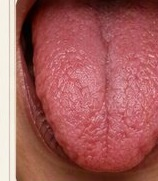
#> input picture tongues/tongue-01.jpg, 158 x 181 px, given in place of clipboard-2026-08-09T15-12-32-885Z-46beacc5.jpg, which was not available
$ python tongues_crop_new.py
#> lines starting #> are read from the running program, lines starting #| are printed output that depends on the picture
"""按新大图裁切 20 张单象舌图（最终版：S1 分组+等分，S5 线描包围盒）。"""
import numpy as np
from PIL import Image

src = r"C:\Users\1\.workbuddy\clipboard-images\clipboard-2026-08-09T15-12-32-885Z-46beacc5.jpg"
img = Image.open(src).convert("RGB")
#> img is the input picture: PIL image 158x181 RGB; mean R, G, B 164.8, 93.4, 91.8
W, H = img.size
#> W = 158; H = 181
arr = np.array(img).astype(np.int16)
gray = arr.mean(axis=2)
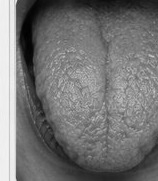
#> gray: shape (181, 158) float64; min 0.667, max 246, mean 116.7

# 每个 section: (y照片区, 是否线描固定, 各舌象的 x 单元列表, 对应 tongue 编号)
SECS = [
  # S1 舌苔3: 白/黄紧贴成一组(12-414)等2，灰黑单独(426-860)
  ("S1舌苔3", (351,598), False, [(12,213),(213,414),(426,860)], [11,12,13]),
  # S2 舌态2: 等分2
  ("S2舌态2", (741,977), False, [(12,436),(436,860)], [19,20]),
  # S3 苔质5: 等分5
  ("S3苔质5", (1132,1341), False, [(12,186),(186,350),(350,514),(514,678),(678,860)], [14,15,16,17,18]),
  # S4 舌色5: 等分5
  ("S4舌色5", (1483,1680), False, [(12,186),(186,350),(350,514),(514,678),(678,860)], [1,2,3,4,5]),
  # S5 舌形5: 黑白线描，固定 y，等分5 + 包围盒
  ("S5舌形5", (1680,1764), True, [(12,186),(186,350),(350,514),(514,678),(678,860)], [6,7,8,9,10]),
]

for name,(py0,py1),isdraw,units,outs in SECS:
    print(f"\n{name}: y={py0}-{py1}, 切 {len(units)} 张")
    for (xc0,xc1),out_idx in zip(units,outs):
        crop = img.crop((xc0,py0,xc1,py1))
        if isdraw:
            cg = np.array(crop).astype(np.int16).mean(axis=2)
            ys,xs = np.where(cg<235)
            if len(xs)>50:
                bb=(max(0,xs.min()-4),max(0,ys.min()-4),min(crop.width,xs.max()+5),min(crop.height,ys.max()+5))
                crop=crop.crop(bb)
        else:
            crop=crop.crop((8,8,crop.width-8,crop.height-8))
        fn=f"tongues/tongue-{out_idx:02d}.jpg"
        crop.save(fn,quality=92)
        ca=np.array(crop).astype(np.int16)
        nw=(ca.mean(axis=2)<235).mean()
        sats=((ca.max(axis=2)-ca.min(axis=2))>25).mean()
        print(f"  tongue-{out_idx:02d}.jpg {crop.width}x{crop.height}px 非白={nw:.2f} 彩={sats:.2f}{' 线描' if isdraw else ''}")
#> crop: PIL image 182x84 RGB; every value is 0
print("\n完成。")

$ run again, on tongues/tongue-05.jpg
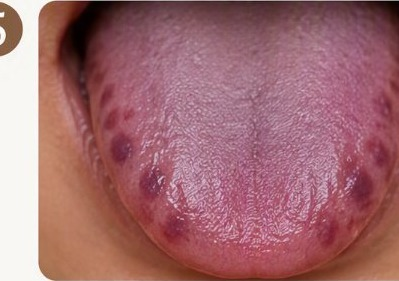
#> input picture tongues/tongue-05.jpg, 399 x 281 px, given in place of clipboard-2026-08-09T15-12-32-885Z-46beacc5.jpg, which was not available
#> img is the input picture: PIL image 399x281 RGB; mean R, G, B 161.5, 106.5, 112.1
#> `gray = arr.mean(axis=2)`:
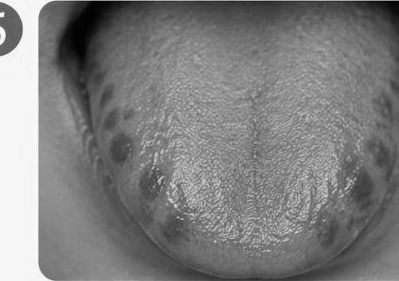
#> gray: shape (281, 399) float64; min 1.33, max 253.3, mean 126.7

$ run again, on tongues/tongue-07.jpg
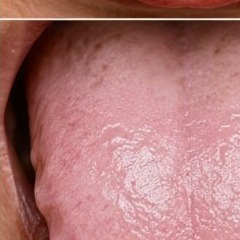
#> input picture tongues/tongue-07.jpg, 240 x 240 px, given in place of clipboard-2026-08-09T15-12-32-885Z-46beacc5.jpg, which was not available
#> img is the input picture: PIL image 240x240 RGB; mean R, G, B 172, 116.5, 114.9
#> `gray = arr.mean(axis=2)`:
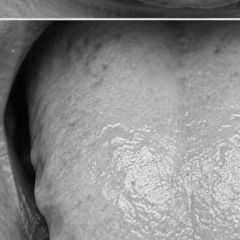
#> gray: shape (240, 240) float64; min 2.33, max 235.3, mean 134.5
